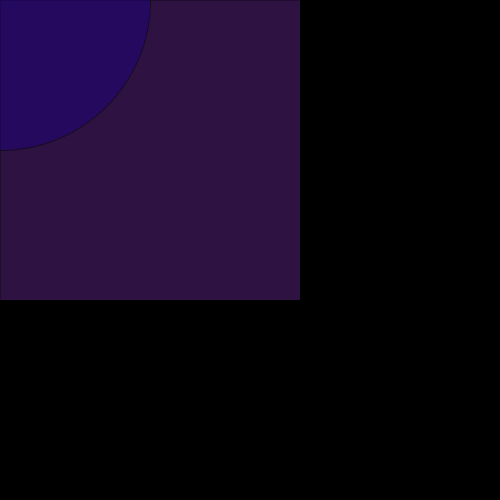
Frame 1 (no input)
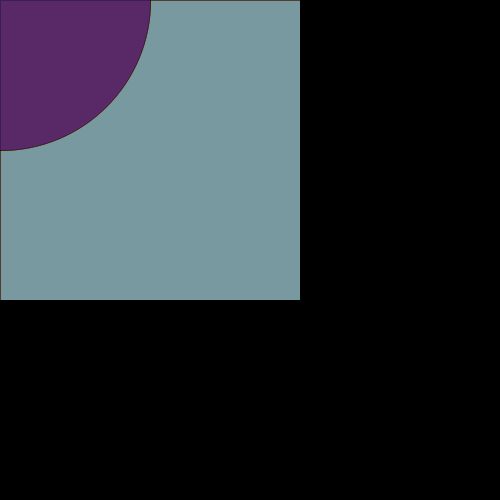
Frame 60 (the mouse pressed at the canvas centre just before this capture)
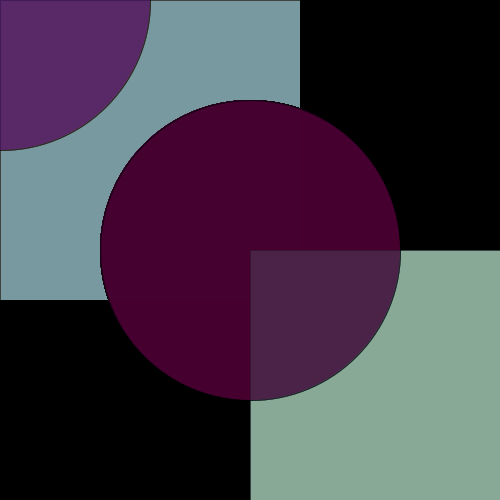
Frame 120 (the mouse held since frame 60 and released just before this capture)

The Processing sketch that drew these frames (run headless with seeded random() and noise(); from frame 60 on, the mouse is pressed at the canvas centre):

// Processing sketch: processing_13935
// ── processing_13935.pde


                
       void setup() {
  size(500,500);
  stroke(random(0), 70);
  background(0);
}




void draw() {
  
  
  fill(random(255),random(255),random(255), 70);
  rect(mouseX,mouseY,300,300);
  
  fill(random (255),random(0),random(0), 70);
  ellipse(mouseX,mouseY,300,300);
  
  fill(random(0),random(0),random(255), 70);
  ellipse(mouseY,mouseX,300, 300);
  
}
         
